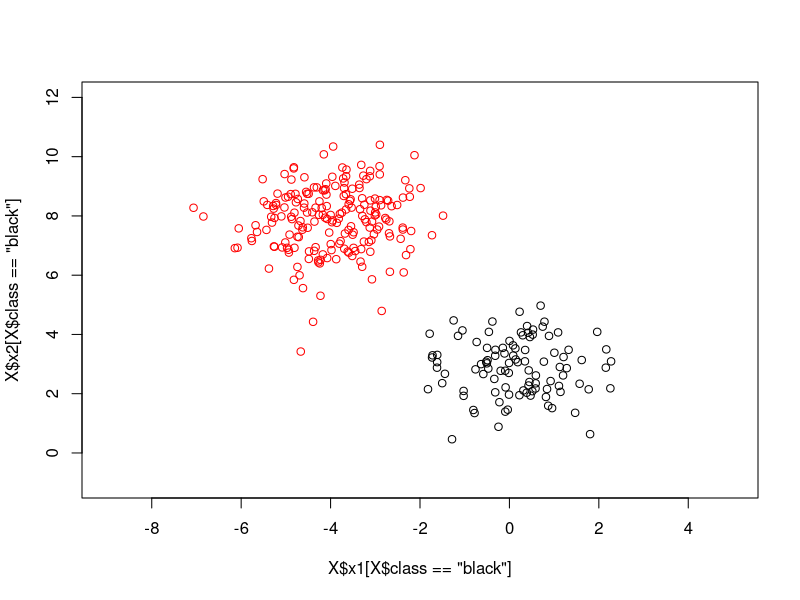

R code for this plot:
X1 <-
    data.frame(
        x1 = rnorm(100, mean = 0, sd = 1),
        x2 = rnorm(100, mean = 3, sd = 1),
        class = "black"
    )
X2 <-
    data.frame(
        x1 = rnorm(200, mean = -4, sd = 1),
        x2 = rnorm(200, mean = 8, sd = 1),
        class = "white"
    )
X3 <- data.frame(x1 = rnorm(500, mean = -8, sd = 1),
                 x2 = rnorm(500, mean = 6, sd = 1),
                 class = "orange")
X <- rbind(X1, X2, X3)
plot(X$x1[X$class == "black"], X$x2[X$class == "black"], xlim = c(-9, 5), ylim = c(-1, 12))
points(X$x1[X$class == "white"], X$x2[X$class == "white"], col = "red")

lda2 <- function(value, data) {
    if (is.numeric(data[, 1] & is.numeric(data[, 2]))) {
        names(data) <- c("x1", "x2", "class")
    }
    tab <- table(data$class)
    n_cla <- dim(tab)
    nam <- names(tab)
    pi <- c()
    mu <- matrix(nrow = 2, ncol = n_cla)
    for (i in (1:n_cla)) {
        pi[i] <- tab[i] / dim(data)[1]
        mu[1, i] <- mean(data$x1[data$class == nam[i]]) # mean matrix: (class1:x1 ... classn:x1)
        mu[2, i] <- mean(data$x2[data$class == nam[i]]) #              (class1:x2 ... classn:x2)
    }
    val <- list()
    dev <- list()
    means <- matrix(nrow = n_cla, ncol = 2)
    mul <- list()
    ccov <- list()
    for (i in (1:n_cla)) {
        val[[i]] <- matrix(nrow = tab[i], ncol = 2)
        val[[i]] <- cbind(data$x1[data$class == nam[i]], data$x2[data$class == nam[i]])
        dev[[i]] <- matrix(nrow = tab[i], ncol = 2)
        means[i,] <- cbind(mean(data$x1[data$class == nam[i]]), mean(data$x2[data$class == nam[i]])) # redundant with mu!
        for (j in (1:tab[i])) {
            dev[[i]][j,] <- val[[i]][j, ] - means[i, ]
        }
        mul[[i]] <- matrix(nrow = 2, ncol = 2)
        ccov[[i]] <- matrix(nrow = 2, ncol = 2)
        mul[[i]] <- t(dev[[i]]) %*% dev[[i]] 
        ccov[[i]] <- mul[[i]] / (dim(data)[1] - n_cla) 
    }
    dis <- c()
    exp <- c()
    cov <- Reduce('+', ccov)
    inv <- solve(cov)
    for (i in (1:n_cla)) {
        dis[i] <- t(value) %*% inv %*% mu[, i] - (0.5 %*% t(mu[, i]) %*% inv %*% mu[, i]) + log(pi[i])
    }
    prob <- c()
    prob <- exp(dis) / sum(exp(dis))
    names(dis) <- nam
    class <- names(dis)[dis == max(dis)]
    score <- max(dis)
    proba <- max(prob)
    out <- as.data.frame(cbind(class, score, proba))
    return(out)
}
lda2(c(-2,5), X)
